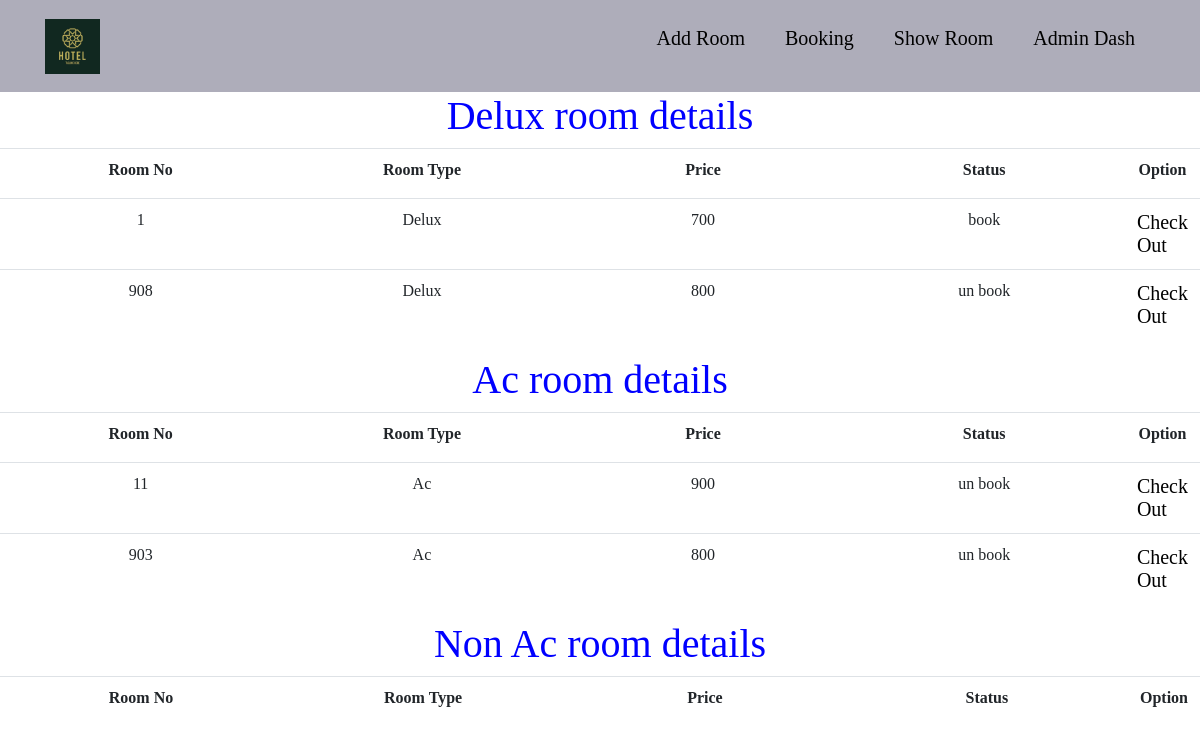
The app's page /admin/roomdetails.php with its own data.
### tables this page shows
CREATE TABLE `acroom` (
  `id` int(11) NOT NULL,
  `roomno` int(11) NOT NULL,
  `roomtype` varchar(20) DEFAULT NULL,
  `price` int(11) NOT NULL,
  `detail` varchar(50) NOT NULL,
  `img` varchar(100) DEFAULT NULL,
  `status` varchar(20) NOT NULL DEFAULT 'un book'
);

### admin/roomdetails.php (the view, shortened to what this page needs)
<?php
include('../dbcon.php');
include('../bootstrap.php');
include('header2.php');
?>
<!DOCTYPE html>
<html lang="en">
<head>
    <link rel="stylesheet" href="stylee.css">
    <link rel="stylesheet" href="bootstrap-4.3.1-dist\css\bootstrap.min">
</head>
<body>
    <div class="table-responsive">
         <h1 style="color:blue; text-align:center;">Delux room details</h1>
         <table class="table">
             <tr align="center">
                     <th width="25%" height="50px">Room No</th>
                     <th width="25%" height="50px">Room Type</th>
                     <th width="25%" height="50px">Price</th>
                     <th width="25%" height="50px">Status</th>
                     <th width="25%" height="50px">Option</th>
             </tr>
             <?php
                $qry="SELECT * FROM `acroom` where  roomtype='Delux'";
                $run=mysqli_query($sql,$qry);
                while( $row=mysqli_fetch_assoc($run))
                {
                    $rno=$row['roomno'];
                    $rtype=$row['roomtype'];
                    $price=$row['price'];
                    $status=$row['status'];
                    ?>
                    <tr>
                    <td width="25%" height="50px"><center><?php echo $rno ?></center></td>
                     <td width="25%" height="50px"><center><?php echo $rtype ?></center></td>
                     <td width="25%" height="50px"><center><?php echo $price ?></center></td>
                     <td width="25%" height="50px"><center><?php echo $status ?></center></td>
                     <td><a style="color:blue;" href="co.php? rno=<?php echo $rno; ?>">Check Out</a></td>
                    </tr>
                    <?php
                }
             ?>
         </table>
    </div>
    <div class="table-responsive">
         <h1 style="color:blue; text-align:center;">Ac room details</h1>
         <table class="table">
             <tr align="center">
                     <th width="25%" height="50px">Room No</th>
                     <th width="25%" height="50px">Room Type</th>
                     <th width="25%" height="50px">Price</th>
                     <th width="25%" height="50px">Status</th>
                     <th width="25%" height="50px">Option</th>
             </tr>
             <?php
                $qry="SELECT * FROM `acroom` where  roomtype='Ac' ";
                $run=mysqli_query($sql,$qry);
                while( $row=mysqli_fetch_assoc($run))
                {
                    $rno=$row['roomno'];
                    $rtype=$row['roomtype'];
                    $price=$row['price'];
                    $status=$row['status'];
                    ?>
                    <tr>
                    <td width="25%" height="50px"><center><?php echo $rno ?></center></td>
                     <td width="25%" height="50px"><center><?php echo $rtype ?></center></td>
                     <td width="25%" height="50px"><center><?php echo $price ?></center></td>
                     <td width="25%" height="50px"><center><?php echo $status ?></center></td>
                     <td><a style="color:blue;" href="co.php? rno=<?php echo $rno; ?>">Check Out</a></td>
                    </tr>
                    <?php
                }
             ?>
         </table>
    </div>
    <div class="table-responsive">
         <h1 style="color:blue; text-align:center;">Non Ac room details</h1>
         <table class="table">
             <tr align="center">
                     <th width="25%" height="50px">Room No</th>
                     <th width="25%" height="50px">Room Type</th>
                     <th width="25%" height="50px">Price</th>
                     <th width="25%" height="50px">Status</th>
                     <th width="25%" height="50px">Option</th>
             </tr>
         </table>
    </div>
</body>
</html>

### admin/css/style.css (style rules this page uses)
* { margin: 0; padding: 0; box-sizing: border-box; }
body { font-family: calibri; }
a { text-decoration: none; color: black!important; font-size: 20px; }

### admin/stylee.css (style rules this page uses)
* { margin: 0; padding: 0; }

### admin/roomdetails.php (style rules this page uses)
body::before { position: absolute; content: ""; height: 220%; width: 100%; z-index: -1; opacity: 0.89; background: url('../img/k3.jpg') center center/cover no-repeat; }

### records on screen
acroom: roomno "1", roomtype "Delux", price "700", status "book"
acroom: roomno "908", roomtype "Delux", price "800", status "un book"
acroom: roomno "11", roomtype "Ac", price "900", status "un book"
acroom: roomno "903", roomtype "Ac", price "800", status "un book"
